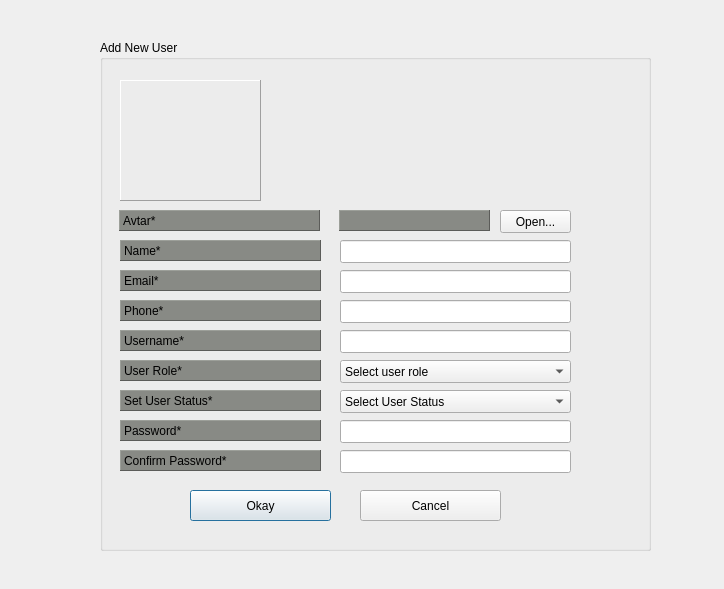
<?xml version="1.0" encoding="UTF-8"?>
<ui version="4.0">
 <class>AddNewUser</class>
 <widget class="QDialog" name="AddNewUser">
  <property name="geometry">
   <rect>
    <x>0</x>
    <y>0</y>
    <width>724</width>
    <height>589</height>
   </rect>
  </property>
  <property name="windowTitle">
   <string>Dialog</string>
  </property>
  <widget class="QLabel" name="label">
   <property name="geometry">
    <rect>
     <x>0</x>
     <y>10</y>
     <width>101</width>
     <height>101</height>
    </rect>
   </property>
   <property name="styleSheet">
    <string notr="true">border-image: url(:/resources/icons/Logo2.png);</string>
   </property>
   <property name="text">
    <string/>
   </property>
  </widget>
  <widget class="QGroupBox" name="groupBox">
   <property name="geometry">
    <rect>
     <x>100</x>
     <y>40</y>
     <width>551</width>
     <height>511</height>
    </rect>
   </property>
   <property name="title">
    <string>Add New User</string>
   </property>
   <widget class="QLabel" name="lbl_first_name">
    <property name="geometry">
     <rect>
      <x>20</x>
      <y>200</y>
      <width>201</width>
      <height>21</height>
     </rect>
    </property>
    <property name="styleSheet">
     <string notr="true">background-color: rgb(136, 138, 133);</string>
    </property>
    <property name="frameShape">
     <enum>QFrame::Panel</enum>
    </property>
    <property name="frameShadow">
     <enum>QFrame::Raised</enum>
    </property>
    <property name="text">
     <string>Name*</string>
    </property>
   </widget>
   <widget class="QLineEdit" name="le_name">
    <property name="geometry">
     <rect>
      <x>240</x>
      <y>200</y>
      <width>231</width>
      <height>23</height>
     </rect>
    </property>
   </widget>
   <widget class="QLineEdit" name="le_email">
    <property name="geometry">
     <rect>
      <x>240</x>
      <y>230</y>
      <width>231</width>
      <height>23</height>
     </rect>
    </property>
   </widget>
   <widget class="QLabel" name="lbl_email">
    <property name="geometry">
     <rect>
      <x>20</x>
      <y>230</y>
      <width>201</width>
      <height>21</height>
     </rect>
    </property>
    <property name="styleSheet">
     <string notr="true">background-color: rgb(136, 138, 133);</string>
    </property>
    <property name="frameShape">
     <enum>QFrame::Panel</enum>
    </property>
    <property name="frameShadow">
     <enum>QFrame::Raised</enum>
    </property>
    <property name="text">
     <string>Email*</string>
    </property>
   </widget>
   <widget class="QLineEdit" name="le_phone">
    <property name="geometry">
     <rect>
      <x>240</x>
      <y>260</y>
      <width>231</width>
      <height>23</height>
     </rect>
    </property>
   </widget>
   <widget class="QLineEdit" name="le_username">
    <property name="geometry">
     <rect>
      <x>240</x>
      <y>290</y>
      <width>231</width>
      <height>23</height>
     </rect>
    </property>
   </widget>
   <widget class="QLabel" name="lbl_password">
    <property name="geometry">
     <rect>
      <x>20</x>
      <y>380</y>
      <width>201</width>
      <height>21</height>
     </rect>
    </property>
    <property name="styleSheet">
     <string notr="true">background-color: rgb(136, 138, 133);</string>
    </property>
    <property name="frameShape">
     <enum>QFrame::Panel</enum>
    </property>
    <property name="frameShadow">
     <enum>QFrame::Raised</enum>
    </property>
    <property name="text">
     <string>Password*</string>
    </property>
   </widget>
   <widget class="QLabel" name="lbl_username">
    <property name="geometry">
     <rect>
      <x>20</x>
      <y>290</y>
      <width>201</width>
      <height>21</height>
     </rect>
    </property>
    <property name="styleSheet">
     <string notr="true">background-color: rgb(136, 138, 133);</string>
    </property>
    <property name="frameShape">
     <enum>QFrame::Panel</enum>
    </property>
    <property name="frameShadow">
     <enum>QFrame::Raised</enum>
    </property>
    <property name="text">
     <string>Username*</string>
    </property>
   </widget>
   <widget class="QLineEdit" name="le_password">
    <property name="geometry">
     <rect>
      <x>240</x>
      <y>380</y>
      <width>231</width>
      <height>23</height>
     </rect>
    </property>
    <property name="echoMode">
     <enum>QLineEdit::Password</enum>
    </property>
   </widget>
   <widget class="QLabel" name="lbl_phone">
    <property name="geometry">
     <rect>
      <x>20</x>
      <y>260</y>
      <width>201</width>
      <height>21</height>
     </rect>
    </property>
    <property name="styleSheet">
     <string notr="true">background-color: rgb(136, 138, 133);</string>
    </property>
    <property name="frameShape">
     <enum>QFrame::Panel</enum>
    </property>
    <property name="frameShadow">
     <enum>QFrame::Raised</enum>
    </property>
    <property name="text">
     <string>Phone*</string>
    </property>
   </widget>
   <widget class="QLabel" name="lbl_avatar">
    <property name="geometry">
     <rect>
      <x>19</x>
      <y>170</y>
      <width>201</width>
      <height>21</height>
     </rect>
    </property>
    <property name="styleSheet">
     <string notr="true">background-color: rgb(136, 138, 133);</string>
    </property>
    <property name="frameShape">
     <enum>QFrame::Panel</enum>
    </property>
    <property name="frameShadow">
     <enum>QFrame::Raised</enum>
    </property>
    <property name="text">
     <string>Avtar*</string>
    </property>
   </widget>
   <widget class="QPushButton" name="btn_okay">
    <property name="geometry">
     <rect>
      <x>90</x>
      <y>450</y>
      <width>141</width>
      <height>31</height>
     </rect>
    </property>
    <property name="text">
     <string>Okay</string>
    </property>
    <property name="icon">
     <iconset resource="resources.qrc">
      <normaloff>:/resources/icons/interfaces.png</normaloff>:/resources/icons/interfaces.png</iconset>
    </property>
    <property name="iconSize">
     <size>
      <width>24</width>
      <height>24</height>
     </size>
    </property>
   </widget>
   <widget class="QPushButton" name="btn_cancel">
    <property name="geometry">
     <rect>
      <x>260</x>
      <y>450</y>
      <width>141</width>
      <height>31</height>
     </rect>
    </property>
    <property name="text">
     <string>Cancel</string>
    </property>
    <property name="icon">
     <iconset resource="resources.qrc">
      <normaloff>:/resources/icons/signs (3).png</normaloff>:/resources/icons/signs (3).png</iconset>
    </property>
    <property name="iconSize">
     <size>
      <width>24</width>
      <height>24</height>
     </size>
    </property>
   </widget>
   <widget class="QLabel" name="lbl_confirm_password">
    <property name="geometry">
     <rect>
      <x>20</x>
      <y>410</y>
      <width>201</width>
      <height>21</height>
     </rect>
    </property>
    <property name="styleSheet">
     <string notr="true">background-color: rgb(136, 138, 133);</string>
    </property>
    <property name="frameShape">
     <enum>QFrame::Panel</enum>
    </property>
    <property name="frameShadow">
     <enum>QFrame::Raised</enum>
    </property>
    <property name="text">
     <string>Confirm Password*</string>
    </property>
   </widget>
   <widget class="QLineEdit" name="le_password_2">
    <property name="geometry">
     <rect>
      <x>240</x>
      <y>410</y>
      <width>231</width>
      <height>23</height>
     </rect>
    </property>
    <property name="echoMode">
     <enum>QLineEdit::Password</enum>
    </property>
   </widget>
   <widget class="QLabel" name="lbl_username_2">
    <property name="geometry">
     <rect>
      <x>20</x>
      <y>320</y>
      <width>201</width>
      <height>21</height>
     </rect>
    </property>
    <property name="styleSheet">
     <string notr="true">background-color: rgb(136, 138, 133);</string>
    </property>
    <property name="frameShape">
     <enum>QFrame::Panel</enum>
    </property>
    <property name="frameShadow">
     <enum>QFrame::Raised</enum>
    </property>
    <property name="text">
     <string>User Role*</string>
    </property>
   </widget>
   <widget class="QComboBox" name="cb_user_role">
    <property name="geometry">
     <rect>
      <x>240</x>
      <y>320</y>
      <width>231</width>
      <height>23</height>
     </rect>
    </property>
    <item>
     <property name="text">
      <string>Select user role</string>
     </property>
    </item>
    <item>
     <property name="text">
      <string>cashier</string>
     </property>
    </item>
    <item>
     <property name="text">
      <string>Supervisor</string>
     </property>
    </item>
    <item>
     <property name="text">
      <string>admin</string>
     </property>
    </item>
    <item>
     <property name="text">
      <string>superadmin</string>
     </property>
    </item>
   </widget>
   <widget class="QLabel" name="lbl_image">
    <property name="geometry">
     <rect>
      <x>239</x>
      <y>170</y>
      <width>151</width>
      <height>21</height>
     </rect>
    </property>
    <property name="styleSheet">
     <string notr="true">background-color: rgb(136, 138, 133);</string>
    </property>
    <property name="frameShape">
     <enum>QFrame::Panel</enum>
    </property>
    <property name="frameShadow">
     <enum>QFrame::Raised</enum>
    </property>
    <property name="text">
     <string/>
    </property>
   </widget>
   <widget class="QPushButton" name="pushbuttonAvatar">
    <property name="geometry">
     <rect>
      <x>400</x>
      <y>170</y>
      <width>71</width>
      <height>23</height>
     </rect>
    </property>
    <property name="text">
     <string>Open...</string>
    </property>
   </widget>
   <widget class="QLabel" name="avatar_display">
    <property name="geometry">
     <rect>
      <x>20</x>
      <y>40</y>
      <width>141</width>
      <height>121</height>
     </rect>
    </property>
    <property name="frameShape">
     <enum>QFrame::Panel</enum>
    </property>
    <property name="frameShadow">
     <enum>QFrame::Raised</enum>
    </property>
    <property name="text">
     <string/>
    </property>
   </widget>
   <widget class="QLabel" name="lbl_username_3">
    <property name="geometry">
     <rect>
      <x>20</x>
      <y>350</y>
      <width>201</width>
      <height>21</height>
     </rect>
    </property>
    <property name="styleSheet">
     <string notr="true">background-color: rgb(136, 138, 133);</string>
    </property>
    <property name="frameShape">
     <enum>QFrame::Panel</enum>
    </property>
    <property name="frameShadow">
     <enum>QFrame::Raised</enum>
    </property>
    <property name="text">
     <string>Set User Status*</string>
    </property>
   </widget>
   <widget class="QComboBox" name="cb_user_status">
    <property name="geometry">
     <rect>
      <x>240</x>
      <y>350</y>
      <width>231</width>
      <height>23</height>
     </rect>
    </property>
    <item>
     <property name="text">
      <string>Select User Status</string>
     </property>
    </item>
    <item>
     <property name="text">
      <string>active</string>
     </property>
    </item>
    <item>
     <property name="text">
      <string>under evaluation</string>
     </property>
    </item>
   </widget>
  </widget>
  <widget class="QLabel" name="label_2">
   <property name="geometry">
    <rect>
     <x>0</x>
     <y>0</y>
     <width>721</width>
     <height>581</height>
    </rect>
   </property>
   <property name="styleSheet">
    <string notr="true">border-image: url(:/resources/background/picklit.jpg);</string>
   </property>
   <property name="text">
    <string/>
   </property>
  </widget>
  <zorder>label_2</zorder>
  <zorder>groupBox</zorder>
  <zorder>label</zorder>
 </widget>
 <resources>
  <include location="resources.qrc"/>
 </resources>
 <connections/>
</ui>
